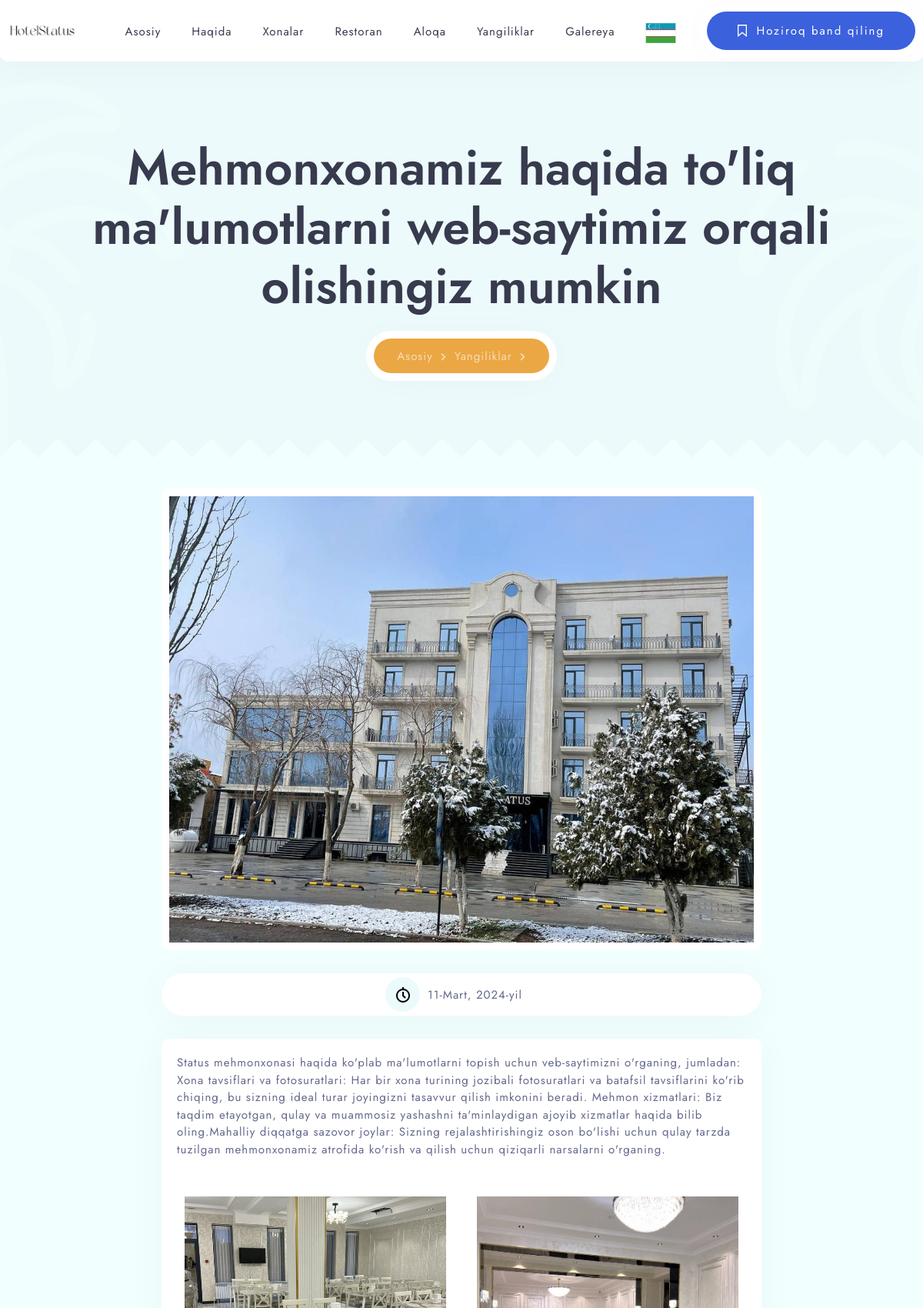
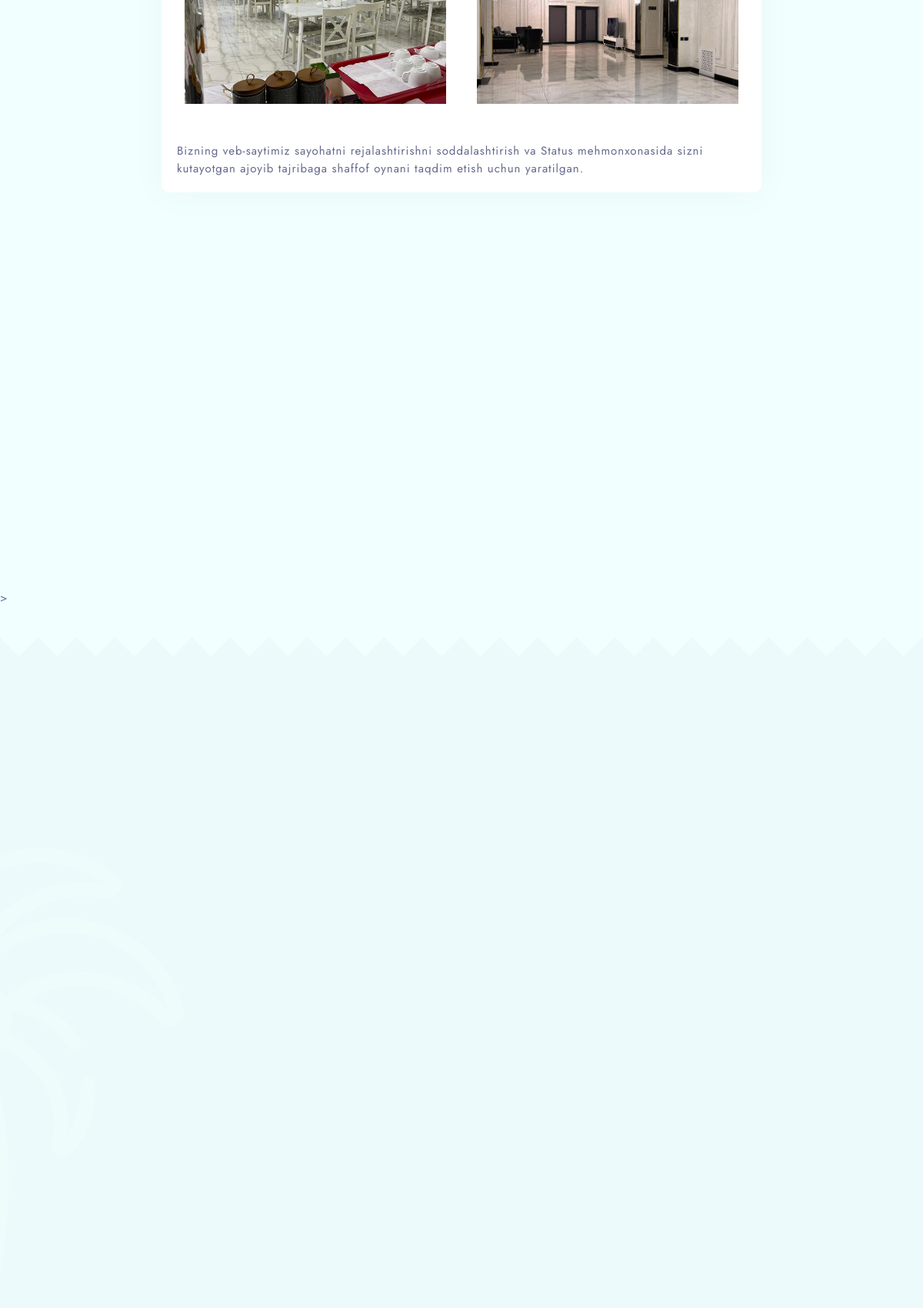
Page /blog_details/1/ (upper part) on the committed database (2 pictures, top to bottom).
### app/models/blog.py (models this page shows, shortened)
class Blog(models.Model):
    title = models.CharField(max_length=255)
    description = models.TextField()
    text = models.TextField(null=True, blank=True)
    image = models.ImageField(upload_to='blogs/')
    mini_image = models.ImageField(upload_to='blogs/')
    mini_image2 = models.ImageField(upload_to='blogs/')
    created_at = models.DateField(auto_now_add=True)

### app/views/blog.py (the view, shortened to what this page needs)
# urls.py: path('blog_details/<int:blog_id>/', blog_details_view, name='blog_details'),
def blog_details_view(request, blog_id):
    form = CommentModelForm()
    blogs = Blog.objects.all()
    blog = get_object_or_404(klass=Blog, id=blog_id)
    comments = Comment.objects.filter(blog_id=blog_id).order_by('-created_at')[:3]
    return render(request=request, template_name='app/blog_details.html',
                  context={'blogs': blogs,
                           'blog': blog,
                           'form': form,
                           'comments': comments})

### app/context_processors.py (called while the page is built)
def gallery_footer(request):
    galleries = Gallery.objects.all()[:6]
    if galleries is None:
        galleries = None
    return {"galleries": galleries}

def main_social(request):
    main_socials = MainSocial.objects.all()
    if main_socials is None:
        main_socials = None
    return {"main_socials": main_socials}

### templates/app/blog_details.html (shortened to what this page needs)
{% load static %}
{% load i18n %}
<!DOCTYPE html>
<html lang="en">
<head>
    <link rel="stylesheet" href={% static "css/plugins/bootstrap.min.css" %}>
    <link rel="stylesheet" href={% static "css/plugins/swiper.min.css" %}>
    <link rel="stylesheet" href={% static "css/plugins/fancybox.min.css" %}>
    <link rel="stylesheet" href={% static "css/plugins/font-awesome.min.css" %}>
    <link rel="stylesheet" href={% static "css/plugins/nice-select.css" %}>
    <link rel="stylesheet" href={% static "css/plugins/datepicker.css" %}>
    <link rel="stylesheet" href={% static "css/style.css" %}>
</head>
<body>
<div class="knsl-app">
    <div class="knsl-top-bar">
        <div class="container">
            <div class="knsl-left-side">
                <a href="/" class="knsl-logo-frame">
                    <img src="{% static "img/logo.png" %}" alt="Hotel Status">
                </a>
            </div>
            <div class="knsl-right-side">
                <div class="knsl-menu">
                    <nav>
                        <ul>
                            <li class="menu-item-has-children">
                                <a href="/">{% trans 'Asosiy' %}</a>
                            </li>
                            <li>
                                <a href="{% url 'about' %}">{% trans 'Haqida' %}</a>
                            </li>
                            <li class="menu-item-has-children">
                                <a href="{% url 'rooms' %}">{% trans 'Xonalar' %}</a>
                            </li>
                            <li class="menu-item-has-children">
                                <a href="{% url 'restaurant' %}">{% trans 'Restoran' %}</a>
                            </li>
                            <li>
                                <a href="{% url 'contact' %}">{% trans 'Aloqa' %}</a>
                            </li>
                            <li class="menu-item-has-children">
                                <a href="{% url "blogs" %}">{% trans 'Yangiliklar' %}</a>
                            </li>
                            <li class="menu-item-has-children">
                                <a href="{% url 'gallery' %}">{% trans 'Galereya' %}</a>
                            </li>
                            <li class="menu-item-has-children">
                                {% with current_language=request.LANGUAGE_CODE %}
                                    {% if current_language == "uz" %}
                                        <a href="#">
                                            <img style="width: 40px" src="{% static 'img/uz.png' %}" alt="">
                                        </a>
                                    {% elif current_language == "en" %}
                                        <a href="#">
                                            <img style="width: 40px" src="{% static 'img/united-kingdom11.png' %}"
                                                 alt="">
                                        </a>
                                    {% elif current_language == "ru" %}
                                        <a href="#">
                                            <img style="width: 40px" src="{% static 'img/russia.png' %}" alt="">
                                        </a>
                                    {% endif %}
                                {% endwith %}
                            </li>
                        </ul>
                    </nav>
                </div>
                <a id="book-popup" class="knsl-btn"><img src="{% static "img/icons/bookmark.svg" %}"
                                                         alt="icon">{% trans "Hoziroq band qiling" %}</a>
            </div>
        </div>
    </div>
    <section class="knsl-banner-simple knsl-transition-bottom">
        <img src="{% static "img/palm.svg" %}" class="knsl-deco-left" alt="palm">
        <img src="{% static "img/palm.svg" %}" class="knsl-deco-right" alt="palm">
        <div class="container">
            <div class="row">
                <div class="col-lg-12">
                    <div class="knsl-center knsl-title-frame">
                        <h1 class="knsl-mb-30 knsl-h1-inner">{{ blog.title }}</h1>
                        <ul class="knsl-breadcrumbs">
                            <li><a href="/">{% trans "Asosiy" %}</a></li>
                            <li><a href="{% url "blogs" %}">{% trans "Yangiliklar" %}</a></li>
                        </ul>
                    </div>
                </div>
            </div>
        </div>
    </section>
    <div class="knsl-p-100-100">
        <div class="container">
            <div class="row justify-content-center">
                <div class="col-lg-8">
                    <img src="{{ blog.image.url }}" alt="cover" class="knsl-default-img knsl-mb-30">
                    <div class="knsl-room-features-lg knsl-mb-30">
                        <div class="knsl-feature">
                            <div class="knsl-icon-frame"><img src="{% static "img/icons/time.svg" %}" alt="icon"></div>
                            <span>{{ blog.created_at }}</span>
                        </div>
                    </div>
                    <div class="knsl-blog-post knsl-mb-60">
                        <p class="knsl-mb-40">{{ blog.description }}</p>
                        <div class="row">
                            <div class="col-lg-6">
                                <div class="knsl-default-img"
                                     style="background-image: url('{{ blog.mini_image.url }}'); background-repeat: no-repeat; background-size: cover; background-position: center; height: 300px; border: solid 10px #FFFFFF; border-radius: 10px; margin-bottom: 40px;"></div>
                            </div>
                            <div class="col-lg-6">
                                <div class="knsl-default-img"
                                     style="background-image: url('{{ blog.mini_image2.url }}'); background-repeat: no-repeat; background-size: cover; background-position: center; height: 300px; border: solid 10px #FFFFFF; border-radius: 10px; margin-bottom: 40px;"></div>
                            </div>
                        </div>
                        <p>{{ blog.text }}</p>
                    </div>
                    <section>
                        <div class="row">
                            <div class="col-lg-12">
                            </div>
                            <div class="col-lg-12">
                            </div>
                        </div>
                    </section>
                </div>
            </div>
        </div>
        >
    </div>
    <section class="knsl-transition-top knsl-p-0-100" style="background-color: #ECFAFB">
        <div class="container">
            <div class="row align-items-center">
                <div class="col-lg-12">
                </div>
                <div class="col-lg-12">
                    <div class="swiper-container knsl-uni-slider">
                        <div class="swiper-wrapper">
                            {% for blog in blogs %}
                                <div class="swiper-slide">
                                </div>
                            {% endfor %}
                        </div>
                    </div>
                </div>
            </div>
        </div>
    </section>
</div>
</body>
</html>

### rows in the picture
Blog: title "Mehmonxonamiz haqida to'liq ma'lumotlarni web-saytimiz orqali olishingiz mumkin", image (picture), created_at "11-Mart, 2024-yil", description "Status mehmonxonasi haqida ko'plab ma'lumotlarni topish uchun veb-saytimizni o'rganing, jumladan: Xona tavsiflari va fotosuratlari: Har bir xona turining jozibali fotosuratlari va batafsil tavsiflarini ko'rib chiqing, bu sizning ideal turar joyingizni tasavvur qilish imkonini beradi. Mehmon xizmatlari: Biz taqdim etayotgan, qulay va muammosiz yashashni ta'minlaydigan ajoyib xizmatlar haqida bilib oling.Mahalliy diqqatga sazovor joylar: Sizning rejalashtirishingiz oson bo'lishi uchun qulay tarzda tuzilgan mehmonxonamiz atrofida ko'rish va qilish uchun qiziqarli narsalarni o'rganing.", mini_image (picture), mini_image2 (picture), text "Bizning veb-saytimiz sayohatni rejalashtirishni soddalashtirish va Status mehmonxonasida sizni kutayotgan ajoyib tajribaga shaffof oynani taqdim etish uchun yaratilgan."
